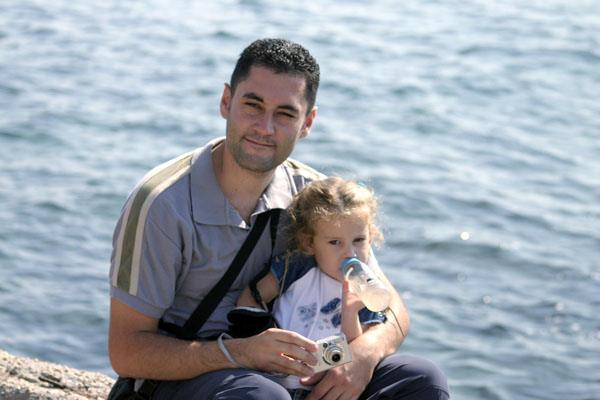
#> input picture HW2/hw2_test_images/1.jpg, 600 x 400 px; its folder holds only this picture in this run
$ jupyter execute SpectralResidualSaliency.ipynb   (Python 2 division)
#> lines starting #> are read from the running program, lines starting #| are printed output that depends on the picture
# Spectral Residual Saliency
http://ieeexplore.ieee.org/xpls/icp.jsp?arnumber=4270292
https://github.com/uoip/SpectralResidualSaliency/blob/master/src/saliency.py

[cell 1]
import numpy as np
import matplotlib.pylab as plt
import os
import cv2
WIDTH = 128
PATH = './hw2_test_images'
all_imgs = os.listdir(PATH)
for img_name in all_imgs:
    img_path = os.path.join(PATH, img_name)
    print img_name
    bgr_img = cv2.imread(img_path)
#> bgr_img is the input picture: shape (400, 600, 3); mean B, G, R 176.5, 167.1, 158.9
    rgb_img = cv2.cvtColor(bgr_img,cv2.COLOR_BGR2RGB)
    img = cv2.imread(img_path, 0)
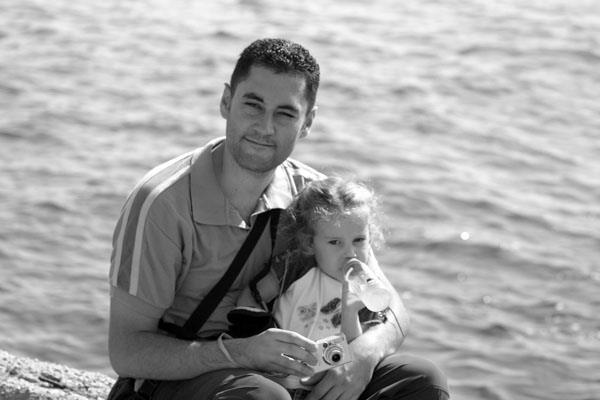
#> img: shape (400, 600); min 0, max 255, mean 165.7

    H, W = img.shape
#> H = 400; W = 600
    img = cv2.resize(img, (WIDTH, WIDTH*H/W))
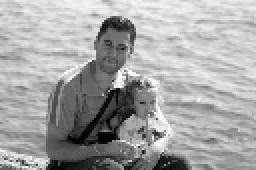
#> img: shape (85, 128) (shown 2 times larger); min 0, max 255, mean 165.5

    c = cv2.dft(np.float32(img), flags = cv2.DFT_COMPLEX_OUTPUT)
    mag = np.sqrt(c[:, :, 0]**2 + c[:, :, 1]**2)
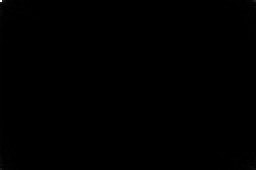
#> mag: shape (85, 128) float32 (shown 2 times larger); min 33.73, max 1800657, mean 2447.6; drawn with min black and max white
    speRes = np.exp(np.log(mag) - cv2.boxFilter(np.log(mag), -1, (3,3)))
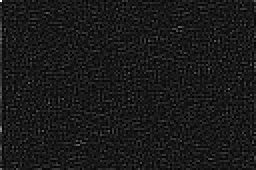
#> speRes: shape (85, 128) float32 (shown 2 times larger); min 0.0432, max 11.01, mean 1.17; drawn with min black and max white

    c[:, :, 0] = c[:, :, 0] * speRes / mag
    c[:, :, 1] = c[:, :, 1] * speRes / mag
    c = cv2.dft(c, flags = (cv2.DFT_INVERSE | cv2.DFT_SCALE))
    mag = c[:, :, 0]**2 + c[:, :, 1]**2
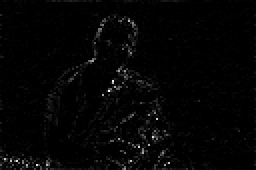
#> mag: shape (85, 128) float32 (shown 2 times larger); min 6.67e-10, max 0.0083, mean 0.00016; drawn with min black and max white
    cv2.normalize(cv2.GaussianBlur(mag, (9,9), 3, 3), mag, 0., 1., cv2.NORM_MINMAX)
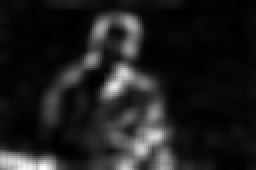
#> mag: shape (85, 128) float32 (shown 2 times larger); min -2.38e-10, max 1, mean 0.12; drawn with min black and max white

    # original image show
    plt.imshow(rgb_img)
    plt.axis("off")
    plt.show()
    # saliency map image show
    plt.imshow(mag, cmap='gray')
    plt.axis("off")
    plt.show()

$ run again, on HW2/hw2_test_images/2.jpg
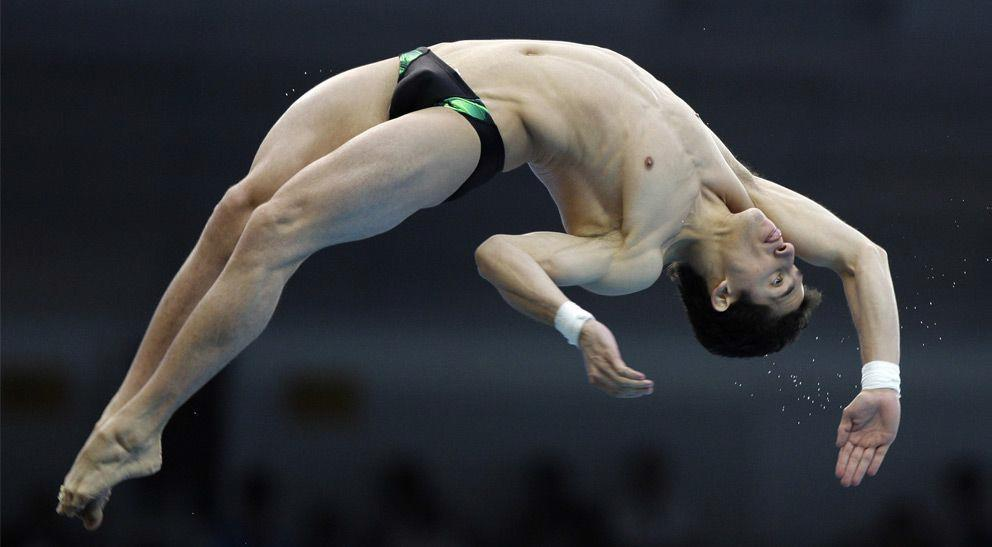
#> input picture HW2/hw2_test_images/2.jpg, 992 x 547 px
#> bgr_img is the input picture: shape (547, 992, 3); mean B, G, R 61.7, 59.1, 58.7
#> `speRes = np.exp(np.log(mag) - cv2.boxFilter(np.log(mag), -1, (3,3)))`:
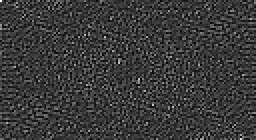
#> speRes: shape (70, 128) float32 (shown 2 times larger); min 0.0289, max 4.89, mean 1.14; drawn with min black and max white
#> `cv2.normalize(cv2.GaussianBlur(mag, (9,9), 3, 3), mag, 0., 1., cv2.NOR..`:
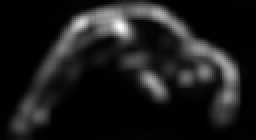
#> mag: shape (70, 128) float32 (shown 2 times larger); min -4e-11, max 1, mean 0.11; drawn with min black and max white

$ run again, on HW2/hw2_test_images/3.jpg
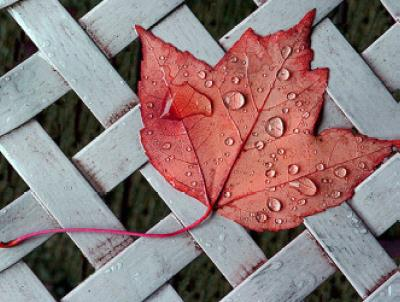
#> input picture HW2/hw2_test_images/3.jpg, 400 x 302 px
#> bgr_img is the input picture: shape (302, 400, 3); mean B, G, R 121, 121.2, 143.1
#> `speRes = np.exp(np.log(mag) - cv2.boxFilter(np.log(mag), -1, (3,3)))`:
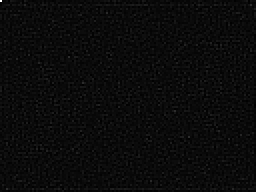
#> speRes: shape (96, 128) float32 (shown 2 times larger); min 0.0233, max 25.59, mean 1.2; drawn with min black and max white
#> `cv2.normalize(cv2.GaussianBlur(mag, (9,9), 3, 3), mag, 0., 1., cv2.NOR..`:
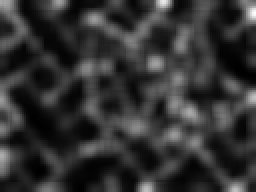
#> mag: shape (96, 128) float32 (shown 2 times larger); min 4.29e-10, max 1, mean 0.199
